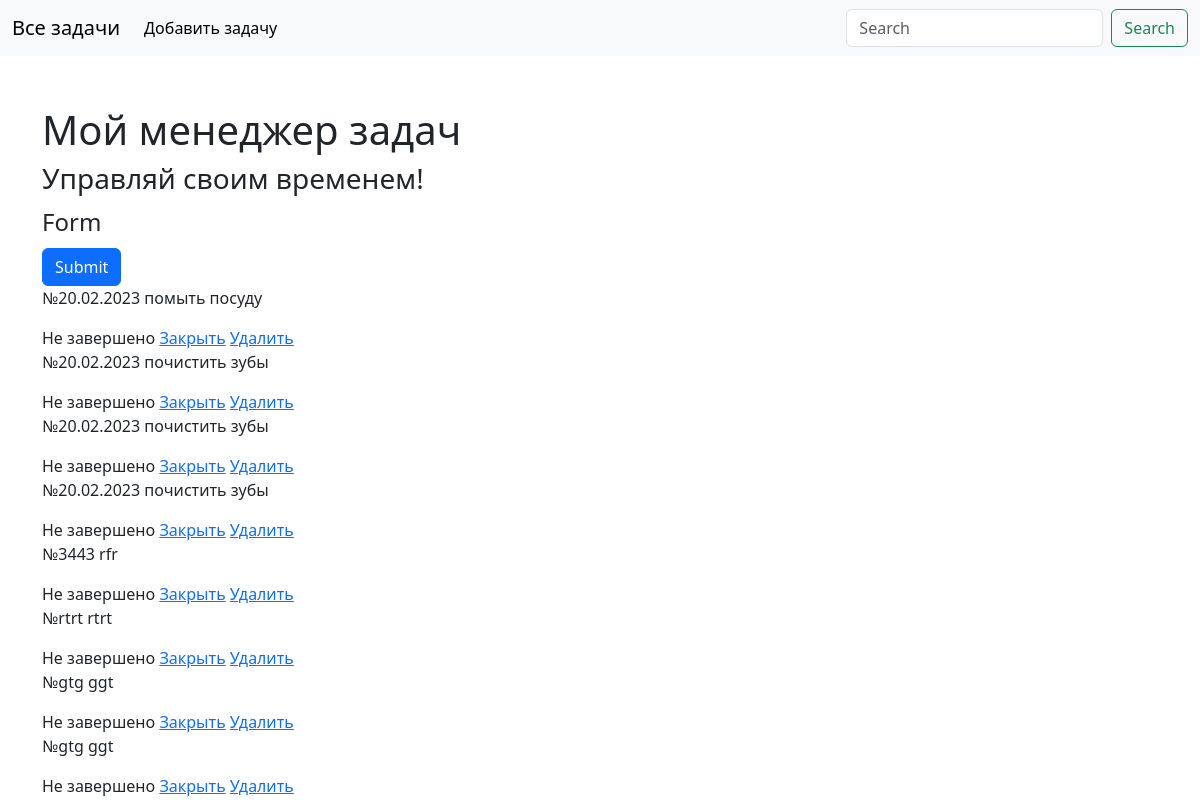
The page / on the database its author committed.
### main/models.py (models this page shows, shortened)
class Tasks(models.Model):
    description = models.CharField("Задача", max_length=50)
    deadline = models.CharField("Дедлайн", max_length=50,  default='SOME STRING')
    is_complete = models.BooleanField("Завершено", default=False)
    user = models.CharField("Пользователь", max_length=30,default="")

### main/views.py (the view)
# urls.py: path('', showtasks, name = 'showtasks'),
def showtasks(request):
    tasks = Tasks.objects.all()
    return render(request, 'main/main_page.html', {'tasks' : tasks})

### main/templates/main/main_page.html (shortened to what this page needs)
{% extends "main/basic.html" %}
{% block content %}
<div style="margin-top: 50px;" class="ui container">
    <h1 class="ui center aligned header">Мой менеджер задач</h1>
    <h3 class="test_style">Управляй своим временем!</h3>
    <form method="POST">
      <fieldset>
        <legend>Form</legend>
        <button type="submit" class="btn btn-primary">Submit</button>
      </fieldset>
    </form>
{% for task in tasks %}
<div class="ui segment">
    <p class="ui big header">№{{ task.deadline }} {{ task.description }}</p>
    {% if task.is_complete == False %}
    <span class="ui gray label">Не завершено</span>
    <a class="ui primary basic button" href="{% url 'update' todo_id=todo.id %}">Закрыть</a>
    {% else %}
    <span class="ui green label">Завершено</span>
    <a class="ui blue button" href="{% url 'update' todo_id=todo.id %}">Открыть</a>
    {% endif %}
    <a class="ui negative basic button" href="{% url 'delete' todo_id=todo.id %}">Удалить</a>
</div>
{% endfor %}
</div>
{% endblock content %}

### main/templates/main/basic.html (shortened to what this page needs)
<!DOCTYPE html>
<html lang="en">
<head>
    <link href="https://cdn.jsdelivr.net/npm/bootstrap@5.3.0-alpha1/dist/css/bootstrap.min.css" rel="stylesheet">
  </head>
  <body>
  <nav class="navbar navbar-expand-lg bg-body-tertiary">
  <div class="container-fluid">
    <a class="navbar-brand" href="#">Все задачи</a>
    <div class="collapse navbar-collapse" id="navbarSupportedContent">
      <ul class="navbar-nav me-auto mb-2 mb-lg-0">
        <li class="nav-item">
          <a class="nav-link active" aria-current="page" href="#">Добавить задачу</a>
        </li>
      </ul>
      <form class="d-flex" role="search">
        <input class="form-control me-2" type="search" placeholder="Search" aria-label="Search">
        <button class="btn btn-outline-success" type="submit">Search</button>
      </form>
    </div>
  </div>
</nav>
	{% block content %}
	{% endblock content %}
</body>
</html>

### rows shown on the page
Tasks: deadline "20.02.2023", description "помыть посуду", is_complete "Не завершено"
Tasks: deadline "20.02.2023", description "почистить зубы", is_complete "Не завершено"
Tasks: deadline "20.02.2023", description "почистить зубы", is_complete "Не завершено"
Tasks: deadline "20.02.2023", description "почистить зубы", is_complete "Не завершено"
Tasks: deadline "3443", description "rfr", is_complete "Не завершено"
Tasks: deadline "rtrt", description "rtrt", is_complete "Не завершено"
Tasks: deadline "gtg", description "ggt", is_complete "Не завершено"
Tasks: deadline "gtg", description "ggt", is_complete "Не завершено"
